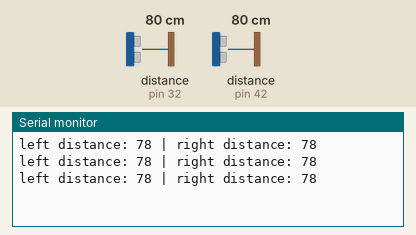
This sketch was run on a simulated Arduino Mega 2560, built with avr-gcc and run on an emulated ATmega2560. Shown: the last lines printed to the serial monitor. Wiring (inferred from the names in the program): 2 × ultrasonic range finder: trigger pin 33, echo pin 32 / trigger pin 43, echo pin 42. The inputs (shaded band) are chosen by the test bench; at power-on: distance to the obstacle (sensors on pin 32, pin 42) 80 cm. The echo pulse lasts 58.3 µs per cm.

Above: at 1.8 s.
1.9 s: distance to the obstacle (sensor on pin 32) set to 33 cm
At 2.33 s:
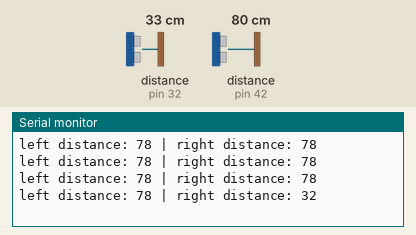
3.4 s: distance to the obstacle (sensor on pin 32) set to 27 cm
At 4.35 s:
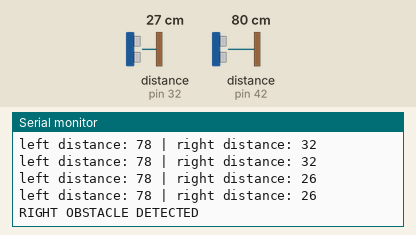
Timing chart, 0 to 6.4 s (numbered marks = the images above; inputs shaded):
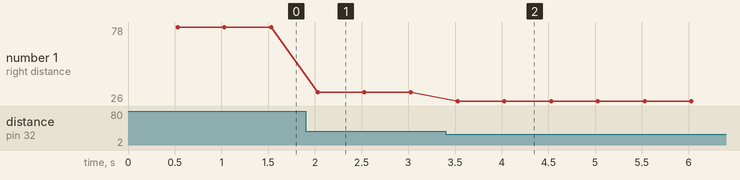

Measured:
- the behaviour switches between 31 and 30 cm on distance to the obstacle (sensor on pin 32) (found by bisection; images 1 and 2)
- after the input at 1.9 s, the serial monitor: prints a new line after 0.13 s (image 1)
- after the input at 3.4 s, the serial monitor: prints a new line after 0.13 s (image 2)
- plotted number 1: 78 → 32 after the input at 1.9 s, 32 → 26 after the input at 3.4 s

The sketch:

ultrasound_obstacle_did_not_work.ino
```cpp
#define TRIG_LEFT 43
#define ECHO_LEFT 42
#define TRIG_RIGHT 33
#define ECHO_RIGHT 32

#define OBSTACLE_THRESHOLD_CM 30
#define MIN_VALID_DISTANCE 5
#define INVALID_READING -1

unsigned long lastSensorReadTime = 0;
const unsigned long SENSOR_INTERVAL = 500; // ms

int leftObstacleCounter = 0;
int rightObstacleCounter = 0;

long getDistanceCM(int trigPin, int echoPin) {
  digitalWrite(trigPin, LOW);
  delayMicroseconds(2);
  digitalWrite(trigPin, HIGH);
  delayMicroseconds(10);
  digitalWrite(trigPin, LOW);

  long duration = pulseIn(echoPin, HIGH, 40000); // 40 ms timeout
  long distance = duration * 0.034 / 2.0;

  if (distance < MIN_VALID_DISTANCE || duration == 0) {
    return INVALID_READING;
  }

  return distance;
}

void setup() {
  Serial.begin(9600); // For debug
  // Serial1.begin(9600); // Uncomment if using HC-05 on Serial1

  pinMode(TRIG_LEFT, OUTPUT);
  pinMode(ECHO_LEFT, INPUT);
  pinMode(TRIG_RIGHT, OUTPUT);
  pinMode(ECHO_RIGHT, INPUT);
}

void loop() {
  unsigned long now = millis();

  if (now - lastSensorReadTime >= SENSOR_INTERVAL) {
    lastSensorReadTime = now;

    long distL = getDistanceCM(TRIG_LEFT, ECHO_LEFT);
    delay(20); // wait before pinging next sensor
    long distR = getDistanceCM(TRIG_RIGHT, ECHO_RIGHT);

    Serial.print("left distance: ");
    Serial.print(distL);
    Serial.print(" | right distance: ");
    Serial.println(distR);

    // Check left
    if (distL != INVALID_READING && distL < OBSTACLE_THRESHOLD_CM) {
      leftObstacleCounter++;
    } else {
      leftObstacleCounter = 0;
    }

    // Check right
    if (distR != INVALID_READING && distR < OBSTACLE_THRESHOLD_CM) {
      rightObstacleCounter++;
    } else {
      rightObstacleCounter = 0;
    }

    // Debounced obstacle detection
    if (leftObstacleCounter >= 2) {
      Serial.println("LEFT OBSTACLE DETECTED");
      // Serial1.println("LEFT OBSTACLE DETECTED"); // if sending via Bluetooth
    }

    if (rightObstacleCounter >= 2) {
      Serial.println("RIGHT OBSTACLE DETECTED");
      // Serial1.println("RIGHT OBSTACLE DETECTED"); // if sending via Bluetooth
    }
  }
}
```
